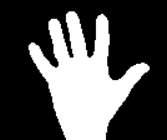
#> input picture Image processing/Hand gesture detection/Gesture Detection/Template-image/pause/0.png, 167 x 140 px, given in place of the camera
$ python main.py
#> lines starting #> are read from the running program, lines starting #| are printed output that depends on the picture; after the words box and inside, x2 and y2 are one past the last pixel; in counts of white or black regions, pixels touching at a corner belong together
import numpy as np
import cv2

# define a video capture object
cap = cv2.VideoCapture(0)

def empty():
    pass

####### HSV BARS #######
# Kode: https://www.youtube.com/watch?v=WQeoO7MI0Bs
cv2.namedWindow("Trackbars")
cv2.resizeWindow("Trackbars", 640, 240)
cv2.createTrackbar("Hue min", "Trackbars", 0, 179, empty)
cv2.createTrackbar("Hue max", "Trackbars", 179, 179, empty)
cv2.createTrackbar("Sat min", "Trackbars", 0, 255, empty)
cv2.createTrackbar("Sat max", "Trackbars", 255, 255, empty)
cv2.createTrackbar("Val min", "Trackbars", 0, 255, empty)
cv2.createTrackbar("Val max", "Trackbars", 255, 255, empty)

# Reading the video file until finished
while True:
    # Capture frame-by-frame
    ret, frame = cap.read()
#> frame is the input picture: shape (140, 167, 3); min 0, max 255, mean 81.2


    # if video finished or no Video Input
    if not ret:
        break

    # Our operations on the frame come here
    gray = frame

    ####### HSV BARS #######
    h_min = cv2.getTrackbarPos("Hue min", "Trackbars")
    h_max = cv2.getTrackbarPos("Hue max", "Trackbars")
    s_min = cv2.getTrackbarPos("Sat min", "Trackbars")
    s_max = cv2.getTrackbarPos("Sat max", "Trackbars")
    v_min = cv2.getTrackbarPos("Val min", "Trackbars")
    v_max = cv2.getTrackbarPos("Val max", "Trackbars")

    lower = np.array([h_min, s_min, v_min])
    upper = np.array([h_max, s_max, v_max])

    mask = cv2.inRange(frame, lower, upper)
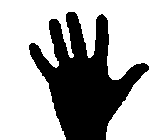
#> mask: shape (140, 167); 68.9% white; 1 black region, box (x1, y1, x2, y2) and area: (29, 12, 149, 140) 7279

    # resizing the frame size according to our need
    gray = cv2.resize(gray, (500, 500))
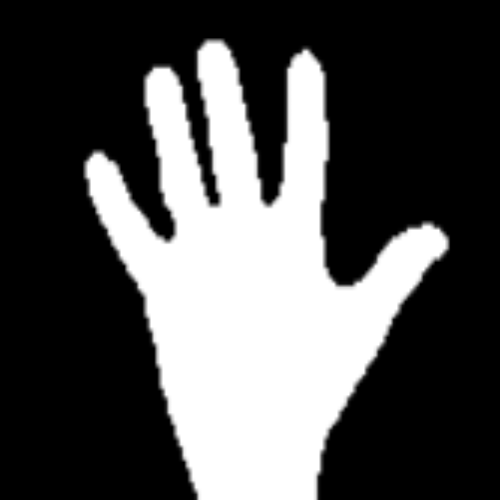
#> gray: shape (500, 500, 3); min 0, max 255, mean 81.2

    # displaying the frame with fps
    cv2.imshow("frame", frame)

    gray = cv2.cvtColor(gray, cv2.COLOR_BGR2HSV)
#> gray: shape (500, 500, 3); mean H, S, V 0, 0, 81.2

    cappedFrame = mask[0:500, 0:500]

    cv2.imshow("frame2", cappedFrame)

    # press 'Q' if you want to exit
    if cv2.waitKey(1) & 0xFF == ord('q'):
#> (key q is pressed here)
        break

# When everything done, release the capture
cap.release()
# Destroy the all windows now
#> (the run stopped early here; a loop or call above may not have finished)

$ run again, on Image processing/Hand gesture detection/Gesture Detection/Template-image/pause/10.png
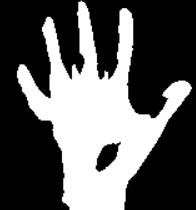
#> input picture Image processing/Hand gesture detection/Gesture Detection/Template-image/pause/10.png, 196 x 210 px, given in place of the camera
#> frame is the input picture: shape (210, 196, 3); min 0, max 255, mean 92.3
#> `mask = cv2.inRange(frame, lower, upper)`:
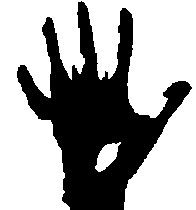
#> mask: shape (210, 196); 64.4% white; 1 black region, box (x1, y1, x2, y2) and area: (17, 1, 192, 210) 14637
#> `gray = cv2.resize(gray, (500, 500))`:
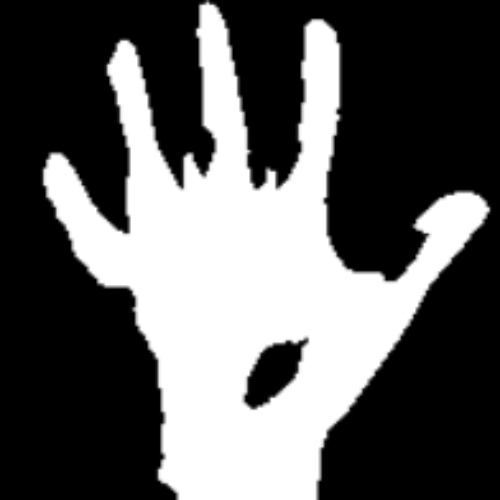
#> gray: shape (500, 500, 3); min 0, max 255, mean 92.3

$ run again, on Image processing/Hand gesture detection/Gesture Detection/Template-image/pause/11.png
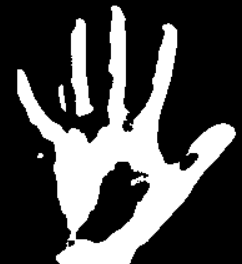
#> input picture Image processing/Hand gesture detection/Gesture Detection/Template-image/pause/11.png, 242 x 264 px, given in place of the camera
#> frame is the input picture: shape (264, 242, 3); min 0, max 255, mean 74.6
#> `mask = cv2.inRange(frame, lower, upper)`:
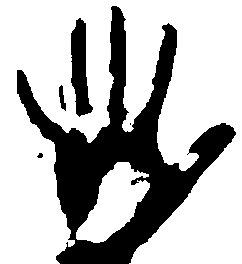
#> mask: shape (264, 242); 71.4% white; 5 black regions (1 under 20 px), largest, box (x1, y1, x2, y2) and area: (17, 6, 236, 264) 16795, (71, 18, 93, 117) 1325, (59, 85, 66, 111) 102, (37, 153, 43, 158) 22
#> `gray = cv2.resize(gray, (500, 500))`:
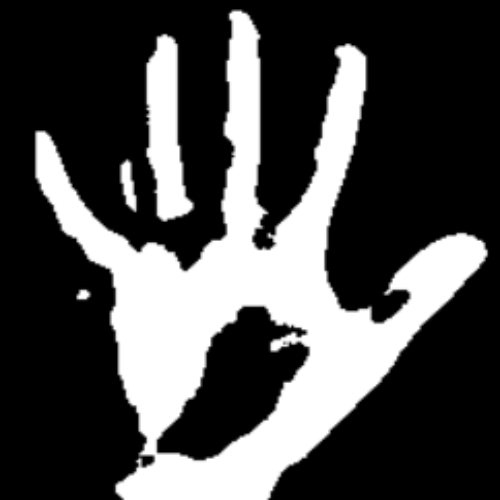
#> gray: shape (500, 500, 3); min 0, max 255, mean 74.6

$ run again, on Image processing/Hand gesture detection/Gesture Detection/Template-image/pause/12.png
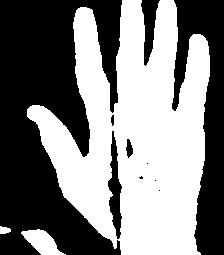
#> input picture Image processing/Hand gesture detection/Gesture Detection/Template-image/pause/12.png, 224 x 255 px, given in place of the camera
#> frame is the input picture: shape (255, 224, 3); 49.9% white; 3 white regions, box (x1, y1, x2, y2) and area: (27, 0, 210, 255) 27822, (21, 229, 66, 255) 623, (0, 226, 11, 234) 67
#> `gray = cv2.resize(gray, (500, 500))`:
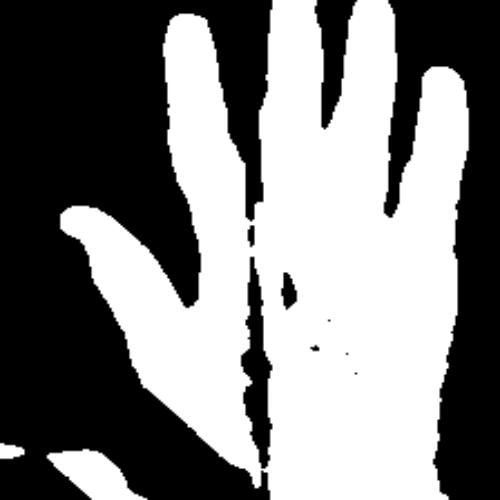
#> gray: shape (500, 500, 3); min 0, max 255, mean 127.3
